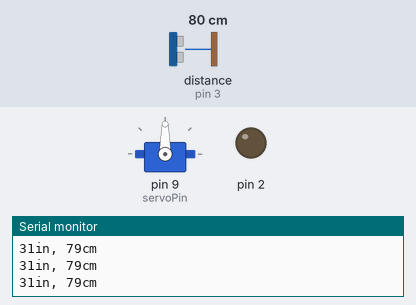
A sketch run on a simulated Arduino Uno, built with avr-gcc and run on an emulated ATmega328P. Parts: servo, output pins drawn as LEDs (lit = HIGH), the last lines printed to the serial monitor. Wiring (inferred from the names in the program): ultrasonic range finder: trigger pin 4; echo pin 3. Inputs (shaded band) come from the test bench; at power-on: distance to the obstacle (sensor on pin 3) 80 cm. The echo pulse lasts 58.3 µs per cm; pins used as bus, display or sensor lines are not drawn.

Above: at 1.2 s.
1.3 s: distance to the obstacle (sensor on pin 3) set to 21 cm
2.8 s: distance to the obstacle (sensor on pin 3) set to 16 cm
At 3.2 s:
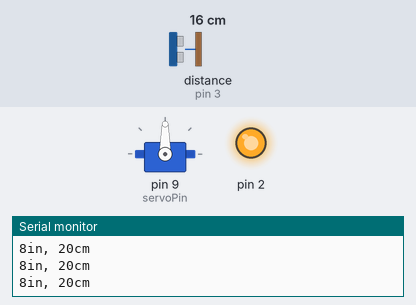
At 16.2 s:
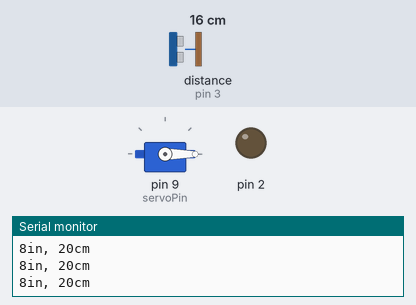
Timing chart, 0 to 31.7 s (numbered marks = the images above; inputs shaded):
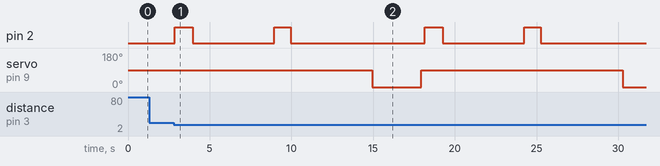

Measured:
- the behaviour switches between 19 and 18 cm on distance to the obstacle (sensor on pin 3) (found by bisection; images 0 and 1)
- after the input at 2.8 s, pin 2: LOW → HIGH after 0.06 s, → LOW 1.1 s later, → HIGH 5.0 s later, → LOW 1.0 s later, … (8 changes in this stretch); servo on pin 9 (servoPin): 90° → 0° after 12.2 s, → 90° 3.0 s later, → 0° 12.3 s later

The sketch:

Sonar_servo_code.ino
```cpp
#include <Servo.h>

int i;

int servoPin = 9;
int trigPin = 4;    // Trigger
int echoPin = 3;    // Echo
long duration, cm, inches;

Servo Servo1;

void setup()
{
  //Serial Port begin
  Serial.begin (9600);
  //Define inputs and outputs
  pinMode(2, OUTPUT);
  pinMode(trigPin, OUTPUT);
  pinMode(echoPin, INPUT);
  Servo1.attach(servoPin);
}

void loop()
{

  // The sensor is triggered by a HIGH pulse of 10 or more microseconds.
  // Give a short LOW pulse beforehand to ensure a clean HIGH pulse:
  digitalWrite(trigPin, LOW);
  delayMicroseconds(5);
  digitalWrite(trigPin, HIGH);
  delayMicroseconds(10);
  digitalWrite(trigPin, LOW);

  // Read the signal from the sensor: a HIGH pulse whose
  // duration is the time (in microseconds) from the sending
  // of the ping to the reception of its echo off of an object.
  pinMode(echoPin, INPUT);
  duration = pulseIn(echoPin, HIGH);

  // Convert the time into a distance
  cm = (duration / 2) / 29.1;   // Divide by 29.1 or multiply by 0.0343
  inches = (duration / 2) / 74; // Divide by 74 or multiply by 0.0135

  if (cm < 18)
  {
    digitalWrite(2,HIGH);
    delay(100);
    digitalWrite(2,LOW);
    for (i = 0; i < 1; i++)
    {
      for (int j = 0; j <= 1; j++) {
        if (cm < 18) {
          digitalWrite(2,HIGH);
          delay(1000);
          digitalWrite(2,LOW);
          delay(5000);
          digitalWrite(trigPin, LOW);
          delayMicroseconds(5);
          digitalWrite(trigPin, HIGH);
          delayMicroseconds(10);
          digitalWrite(trigPin, LOW);
          pinMode(echoPin, INPUT);
          duration = pulseIn(echoPin, HIGH);

          // Convert the time into a distance
          cm = (duration / 2) / 29.1;   // Divide by 29.1 or multiply by 0.0343
          inches = (duration / 2) / 74; // Divide by 74 or multiply by 0.0135
        } else {
          break;
        }
      }

      if (cm < 18)
      {
        // Make servo go to 0 degrees
        //delay(5000);
        Servo1.write(0);
        delay(3000);
        // Make servo go to 90 degrees
        Servo1.write(90);
      }
      else
        break;
    }
  }
  Serial.print(inches);
  Serial.print("in, ");
  Serial.print(cm);
  Serial.print("cm");
  Serial.println();

  delay(200);
}
```
